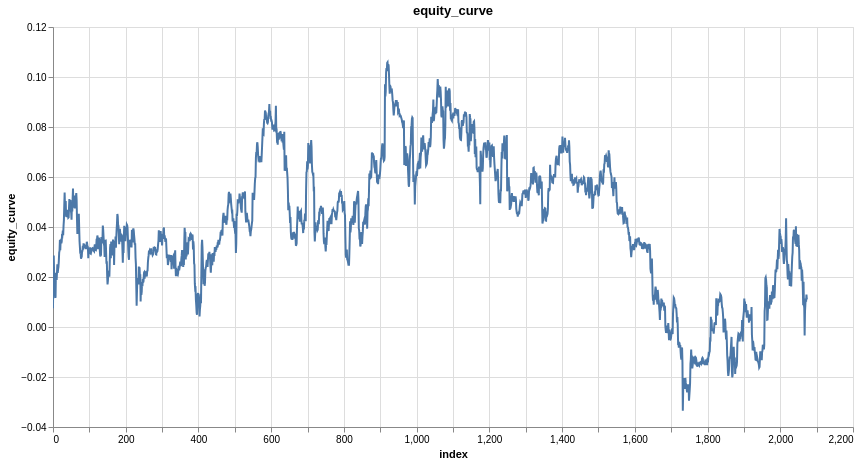

Source (notebook cell):
### Code cell
research.plot_column(trade_results, 'equity_curve')

### Figure 1 — Vega-Lite specification as saved in the notebook (floating-point values rounded to 4 significant figures; data arrays with more than 128 entries replaced by an {"elided": "..."} marker saying what was removed)
{"config": {"view": {"continuousWidth": 300, "continuousHeight": 300}}, "data": {"name": "data-c6073091b8f2bec48e61ebad97b1cc02"}, "mark": {"type": "line", "tooltip": true}, "encoding": {"x": {"field": "index", "type": "quantitative"}, "y": {"field": "equity_curve", "type": "quantitative"}}, "height": 400, "params": [{"name": "param_1e9efca18e7a2868", "select": {"type": "interval", "encodings": ["x", "y"]}, "bind": "scales"}], "title": "equity_curve", "width": 800, "$schema": "https://vega.github.io/schema/vega-lite/v6.4.1.json", "datasets": {"data-c6073091b8f2bec48e61ebad97b1cc02": {"elided": "2075 records"}}}
